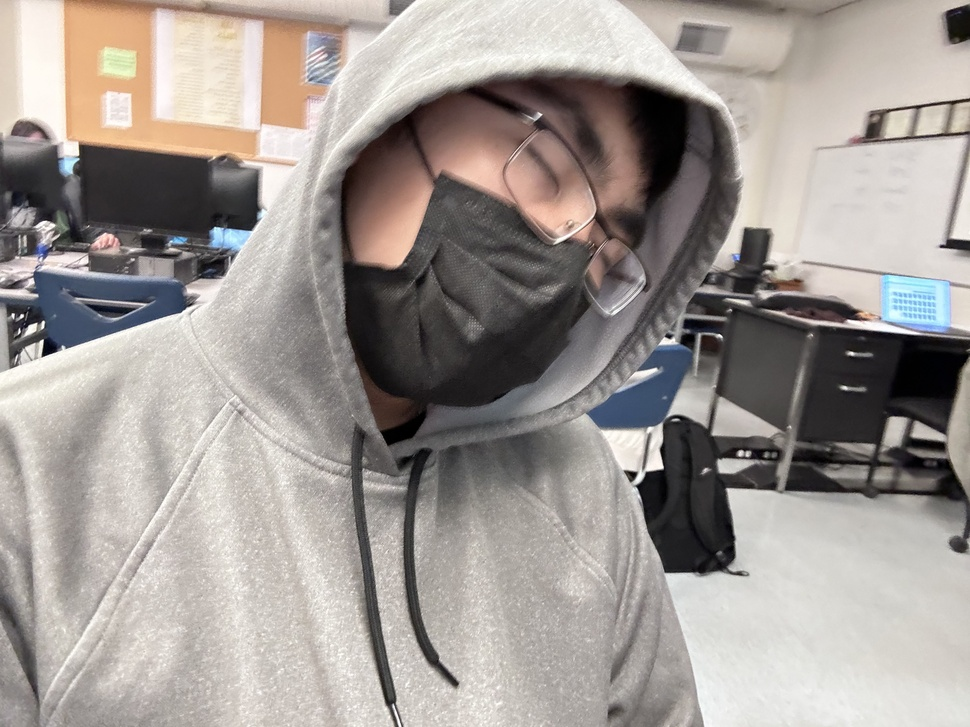
#> input picture input_images/adrian.jpg, 970 x 727 px, shrunk from 4032 x 3024 before the run
$ python lightValues.py input_images/adrian.jpg
#> lines starting #> are read from the running program, lines starting #| are printed output that depends on the picture; long printed decimals are rounded
import os, sys
from PIL import Image

input_string = "!\"#$%&'()*+,-./0123456789:;<=>?@ABCDEFGHIJKLMNOPQRSTUVWXYZ[\\]^_`abcdefghijklmnopqrstuvwxyz{|}~"
input_list = list(input_string)
numCharacters = len(input_string)

#open the image
image_path = sys.argv[1]
img = Image.open(image_path)
#> img is the input picture: PIL image 970x727 RGB; mean R, G, B 159.3, 152.6, 148
img = img.convert("L")
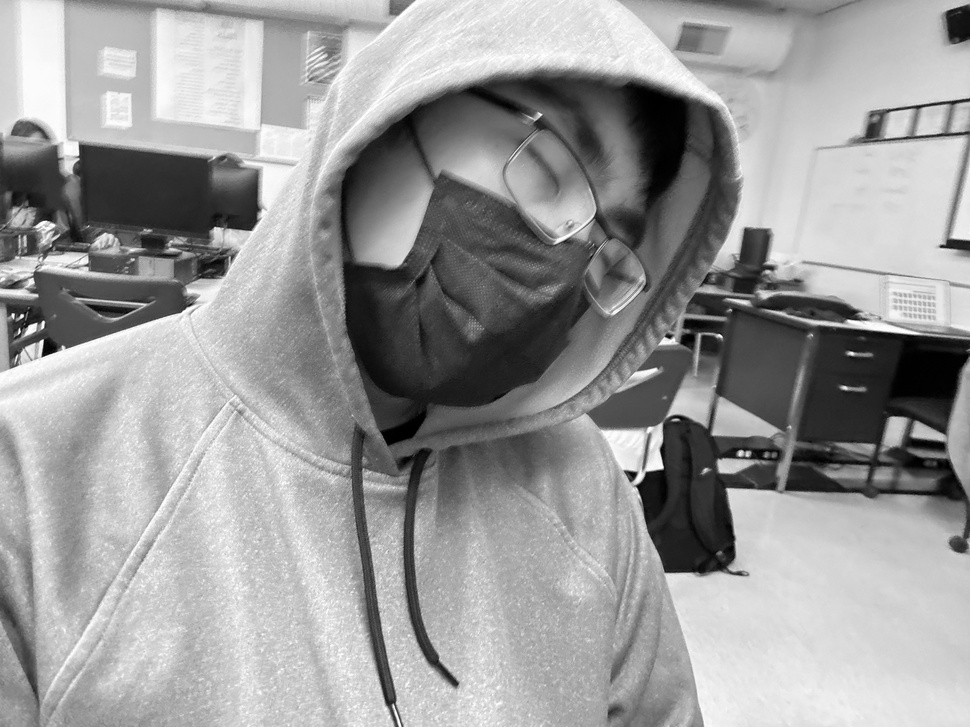
#> img: PIL image 970x727 L; min 0, max 255, mean 154.1
imgName, imgExt = os.path.splitext(image_path)
imgName = imgName.split("\\")

#dimensions of a single character
xWidth = int(img.size[0] / numCharacters)
#> xWidth = 10
yWidth = img.size[1]
#> yWidth = 727

#find the light values of each character
lightValues = []
for i in range(numCharacters):
    lightVal = 0
    curImg = img.crop((i * xWidth, 0, i * xWidth + xWidth, yWidth))
    curImg.save("character_map_images\\" + str(i) + ".png")
    for x in range(i * xWidth, i * xWidth + xWidth):
        for y in range(yWidth):
            lightVal += img.getpixel((x, y))
    lightValues.append(lightVal)
#> after the loop, lightValues = 94 values, max 1431642 at index 26, min 718995 at index 66, mean 1118884.3
# lightValues.append(xWidth * yWidth * 255)

input_dict = dict(zip(input_list, lightValues))
#> input_dict = 94 items
sorted_input = sorted(input_dict.items(), key=lambda item: item[1]) #list of tuples
#> sorted_input = 94 items, first 6: ('c', 718995), ('d', 770013), ('b', 784428), ('e', 787806), ('J', 833052), ('f', 841787)
sorted_input.pop(0)

#shift every value to within the range [0, 255]
output = [] #list of tuples (char, light value in range [0, 255])
minValue = sorted_input[0][1]
#> minValue = 770013
maxValue = sorted_input[len(sorted_input) - 1][1]
#> maxValue = 1431642
diffValue = maxValue - minValue
#> diffValue = 661629

for i in range(len(sorted_input)):
    newValue = sorted_input[i][1]
    newValue -= minValue
    newValue *= 255 / diffValue
    output.append((sorted_input[i][0], newValue))
#> this loop made 93 passes
#> newValue on passes 1 to 12: 0, 5.56, 6.86, 24.3, 27.66, 29.27, 34.15, 35.61, 43.2, 43.56, 45.64, 45.71
#> after the loop, output = 93 items, first 6: ('d', 0), ('b', 5.56), ('e', 6.86), ('J', 24.3), ('f', 27.66), ('a', 29.27)
    #print(sorted_input[i][0], sorted_input[i][1], newValue)

#output
for i in output:
    print(i[0], i[1])
#> this loop made 93 passes
#| d 0.0
#| b 5.556
#| e 6.858
#| J 24.296
#| f 27.663
#| a 29.266
#| h 34.154
#| g 35.614
#> (further printed lines are left out)


#!"#$%&'()*+,-./0123456789:;<=>?@ABCDEFGHIJKLMNOPQRSTUVWXYZ[\]^_`abcdefghijklmnopqrstuvwxyz{|}~
#lightValues = ['@', '&', '%', 'Q', 'g', 'W', 'N', 'B', '0', 'M', '$', '#', 'D', 'R', '8', 'X', 'H', 'm', 'G', 'b', 'K', 'A', 'U', 'O', '4', 'p', 'V', 'd', '9', '6', 'P', 'q', 'h', 'k', 'w', 'E', 'S', '2', 'a', ']', '5', 'Z', 'x', 'e', 'j', 'y', 'Y', 'o', 't', 'l', 'n', '[', 'u', '1', '3', 'I', 'f', 'C', 'F', 'i', '}', '{', '7', 'J', '(', '|', ')', 's', 'v', 'L', 'T', 'z', '?', '\\', '/', 'c', '*', 'r', '!', '+', '<', '>', ';', '=', '"', '~', '^', ',', '_', ':', "'", '-', '.', '`']
